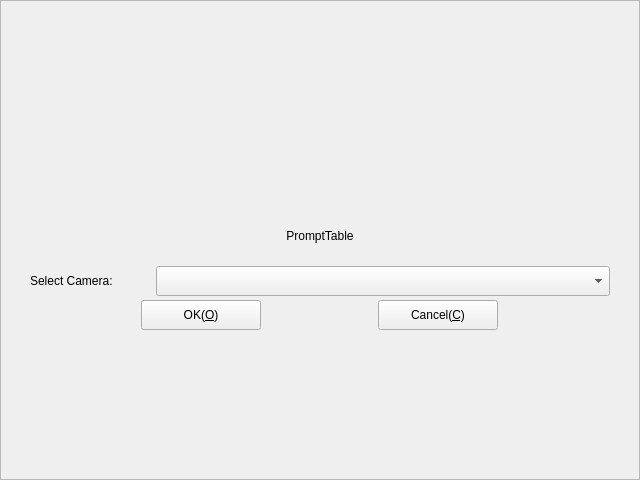
<?xml version="1.0" encoding="UTF-8"?>
<ui version="4.0">
 <class>CFrmVideo</class>
 <widget class="QFrame" name="CFrmVideo">
  <property name="geometry">
   <rect>
    <x>0</x>
    <y>0</y>
    <width>640</width>
    <height>480</height>
   </rect>
  </property>
  <property name="windowTitle">
   <string>Video</string>
  </property>
  <property name="windowIcon">
   <iconset resource="../../Resource/Resource.qrc">
    <normaloff>:/icon/AppIcon</normaloff>:/icon/AppIcon</iconset>
  </property>
  <property name="frameShape">
   <enum>QFrame::StyledPanel</enum>
  </property>
  <property name="frameShadow">
   <enum>QFrame::Raised</enum>
  </property>
  <layout class="QGridLayout" name="gridLayout_4">
   <item row="0" column="0">
    <widget class="QWidget" name="wdgInfo" native="true">
     <property name="sizePolicy">
      <sizepolicy hsizetype="Preferred" vsizetype="Fixed">
       <horstretch>0</horstretch>
       <verstretch>0</verstretch>
      </sizepolicy>
     </property>
     <property name="minimumSize">
      <size>
       <width>0</width>
       <height>200</height>
      </size>
     </property>
     <property name="maximumSize">
      <size>
       <width>16777215</width>
       <height>200</height>
      </size>
     </property>
     <layout class="QGridLayout" name="gridLayout_3">
      <item row="0" column="0">
       <widget class="QWidget" name="widget" native="true">
        <layout class="QGridLayout" name="gridLayout_2">
         <item row="0" column="0">
          <widget class="QLabel" name="lbAvatar">
           <property name="sizePolicy">
            <sizepolicy hsizetype="Fixed" vsizetype="Fixed">
             <horstretch>0</horstretch>
             <verstretch>0</verstretch>
            </sizepolicy>
           </property>
           <property name="minimumSize">
            <size>
             <width>48</width>
             <height>48</height>
            </size>
           </property>
           <property name="maximumSize">
            <size>
             <width>48</width>
             <height>48</height>
            </size>
           </property>
           <property name="text">
            <string/>
           </property>
           <property name="pixmap">
            <pixmap resource="../../Resource/Resource.qrc">:/icon/AppIcon</pixmap>
           </property>
           <property name="scaledContents">
            <bool>true</bool>
           </property>
           <property name="alignment">
            <set>Qt::AlignCenter</set>
           </property>
          </widget>
         </item>
        </layout>
       </widget>
      </item>
      <item row="1" column="0">
       <widget class="QLabel" name="lbPrompt">
        <property name="sizePolicy">
         <sizepolicy hsizetype="Preferred" vsizetype="Fixed">
          <horstretch>0</horstretch>
          <verstretch>0</verstretch>
         </sizepolicy>
        </property>
        <property name="minimumSize">
         <size>
          <width>0</width>
          <height>30</height>
         </size>
        </property>
        <property name="maximumSize">
         <size>
          <width>16777215</width>
          <height>30</height>
         </size>
        </property>
        <property name="text">
         <string>PromptTable</string>
        </property>
        <property name="alignment">
         <set>Qt::AlignCenter</set>
        </property>
       </widget>
      </item>
      <item row="2" column="0">
       <widget class="QWidget" name="ToolBar" native="true">
        <property name="sizePolicy">
         <sizepolicy hsizetype="Preferred" vsizetype="Fixed">
          <horstretch>0</horstretch>
          <verstretch>0</verstretch>
         </sizepolicy>
        </property>
        <property name="minimumSize">
         <size>
          <width>335</width>
          <height>80</height>
         </size>
        </property>
        <property name="maximumSize">
         <size>
          <width>16777215</width>
          <height>16777215</height>
         </size>
        </property>
        <layout class="QGridLayout" name="gridLayout">
         <item row="0" column="0">
          <widget class="QLabel" name="label">
           <property name="sizePolicy">
            <sizepolicy hsizetype="Minimum" vsizetype="Fixed">
             <horstretch>0</horstretch>
             <verstretch>0</verstretch>
            </sizepolicy>
           </property>
           <property name="minimumSize">
            <size>
             <width>90</width>
             <height>30</height>
            </size>
           </property>
           <property name="maximumSize">
            <size>
             <width>120</width>
             <height>16777215</height>
            </size>
           </property>
           <property name="text">
            <string>Select Camera:</string>
           </property>
           <property name="wordWrap">
            <bool>true</bool>
           </property>
          </widget>
         </item>
         <item row="0" column="1">
          <widget class="QComboBox" name="cmbCamera">
           <property name="minimumSize">
            <size>
             <width>200</width>
             <height>30</height>
            </size>
           </property>
           <property name="toolTip">
            <string>Select Camera</string>
           </property>
          </widget>
         </item>
         <item row="1" column="0" colspan="2">
          <layout class="QHBoxLayout" name="horizontalLayout">
           <item>
            <widget class="QPushButton" name="pbOK">
             <property name="sizePolicy">
              <sizepolicy hsizetype="Fixed" vsizetype="Fixed">
               <horstretch>0</horstretch>
               <verstretch>0</verstretch>
              </sizepolicy>
             </property>
             <property name="minimumSize">
              <size>
               <width>120</width>
               <height>30</height>
              </size>
             </property>
             <property name="maximumSize">
              <size>
               <width>120</width>
               <height>30</height>
              </size>
             </property>
             <property name="text">
              <string>OK(&amp;O)</string>
             </property>
            </widget>
           </item>
           <item>
            <widget class="QPushButton" name="pbCancel">
             <property name="sizePolicy">
              <sizepolicy hsizetype="Fixed" vsizetype="Fixed">
               <horstretch>0</horstretch>
               <verstretch>0</verstretch>
              </sizepolicy>
             </property>
             <property name="minimumSize">
              <size>
               <width>120</width>
               <height>30</height>
              </size>
             </property>
             <property name="maximumSize">
              <size>
               <width>120</width>
               <height>30</height>
              </size>
             </property>
             <property name="text">
              <string>Cancel(&amp;C)</string>
             </property>
            </widget>
           </item>
          </layout>
         </item>
        </layout>
       </widget>
      </item>
     </layout>
    </widget>
   </item>
  </layout>
 </widget>
 <resources>
  <include location="../../Resource/Resource.qrc"/>
 </resources>
 <connections/>
</ui>
